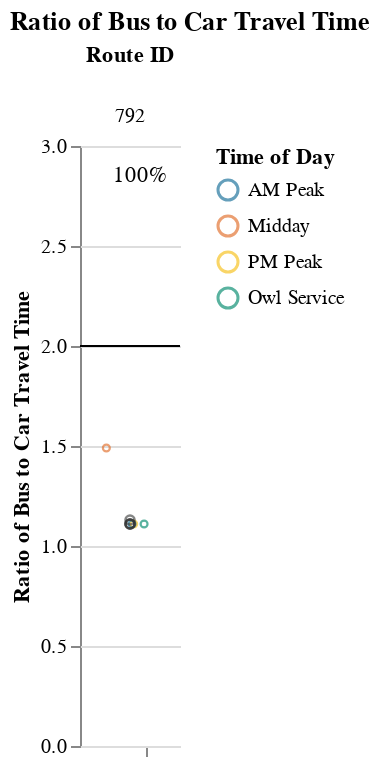
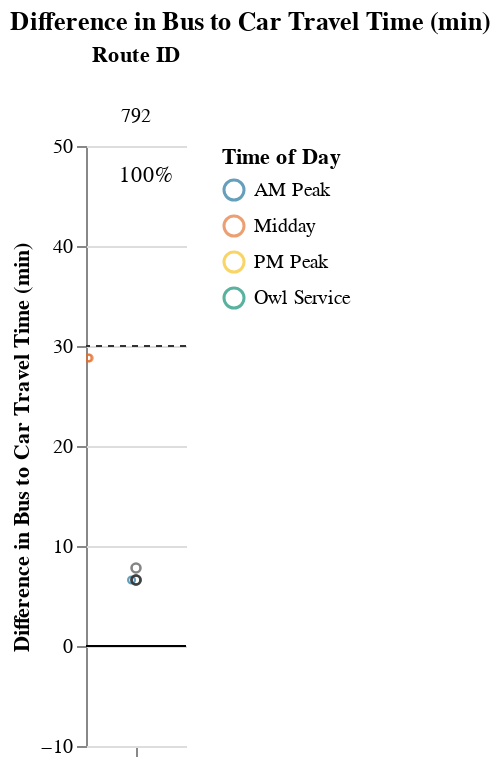

Notebook code cell kept with these figures, in order:
### Markdown cell above
### Medium Routes (1-1.5 hrs)

### Code cell
route_group = "medium"
try:
    display_charts_for_route_group(df, route_group)
except:
    print("No routes meet this criteria.")

### Figure 1 — Vega-Lite specification as saved in the notebook (floating-point values rounded to 4 significant figures)
{"config": {"view": {"continuousWidth": 400, "continuousHeight": 300, "stroke": null}, "facet": {"spacing": 0}}, "data": {"name": "data-43cd6d0c8a159f845d8d5dccf23a6868"}, "facet": {"column": {"field": "route_id", "sort": ["792"], "title": "Route ID", "type": "nominal"}}, "spec": {"layer": [{"mark": "rule", "encoding": {"color": {"value": "black"}, "y": {"field": "cutoff", "type": "quantitative"}}, "selection": {"selector003": {"type": "interval", "bind": "scales", "encodings": ["x", "y"]}}}, {"mark": {"type": "point", "opacity": 0.65, "size": 12, "strokeWidth": 1.1}, "encoding": {"color": {"field": "time_of_day", "scale": {"range": ["#136C97", "#E16B26", "#F6BF16", "#00896B", "#7790A3", "#5B559C"]}, "sort": ["AM Peak", "Midday", "PM Peak", "Owl Service"], "title": "Time of Day", "type": "nominal"}, "tooltip": [{"field": "route_id", "type": "nominal"}, {"field": "route_name", "type": "nominal"}, {"field": "trip_id", "type": "nominal"}, {"field": "service_hours", "type": "quantitative"}, {"field": "car_duration_hours", "type": "quantitative"}, {"field": "bus_multiplier", "type": "quantitative"}, {"field": "bus_difference", "type": "quantitative"}, {"field": "num_trips", "type": "quantitative"}, {"field": "num_competitive", "type": "quantitative"}, {"field": "pct_trips_competitive", "type": "quantitative"}, {"field": "pct_below_cutoff", "type": "quantitative"}, {"field": "p25", "type": "quantitative"}, {"field": "p50", "type": "quantitative"}, {"field": "p75", "type": "quantitative"}], "x": {"axis": {"grid": false, "labels": false, "ticks": true, "values": [0]}, "field": "jitter", "scale": {}, "title": null, "type": "quantitative"}, "y": {"field": "bus_multiplier", "scale": {"domain": [0, 3.0]}, "title": "Ratio of Bus to Car Travel Time", "type": "quantitative"}}, "transform": [{"calculate": "sqrt(-2*log(random()))*cos(2*PI*random())", "as": "jitter"}], "width": 50}, {"layer": [{"mark": {"type": "point", "opacity": 0.6, "size": 20, "strokeWidth": 1.3}, "encoding": {"color": {"value": "#323434"}, "y": {"field": "bus_multiplier", "type": "quantitative"}}, "transform": [{"filter": "(datum.p50_trip === 1)"}]}, {"mark": {"type": "text", "align": "center", "baseline": "middle"}, "encoding": {"color": {"value": "black"}, "text": {"field": "pct_trips_competitive", "format": ".0%", "type": "quantitative"}, "tooltip": [{"field": "route_id", "type": "nominal"}, {"field": "route_name", "type": "nominal"}, {"field": "trip_id", "type": "nominal"}, {"field": "service_hours", "type": "quantitative"}, {"field": "car_duration_hours", "type": "quantitative"}, {"field": "bus_multiplier", "type": "quantitative"}, {"field": "bus_difference", "type": "quantitative"}, {"field": "num_trips", "type": "quantitative"}, {"field": "num_competitive", "type": "quantitative"}, {"field": "pct_trips_competitive", "type": "quantitative"}, {"field": "pct_below_cutoff", "type": "quantitative"}, {"field": "p25", "type": "quantitative"}, {"field": "p50", "type": "quantitative"}, {"field": "p75", "type": "quantitative"}], "x": {"value": 30}, "y": {"value": 15}}, "transform": [{"calculate": "sqrt(-2*log(random()))*cos(2*PI*random())", "as": "jitter"}, {"filter": "(datum.fastest_trip === 1)"}]}]}]}, "resolve": {"scale": {"y": "shared"}}, "title": "Ratio of Bus to Car Travel Time", "$schema": "https://vega.github.io/schema/vega-lite/v4.17.0.json", "datasets": {"data-43cd6d0c8a159f845d8d5dccf23a6868": [{"calitp_itp_id": 295, "trip_key": -4799802119798677315, "trip_id": "2188", "shape_id": "201", "route_id": "792", "service_hours": 1.08, "trip_first_departure_ts": 24600, "trip_last_arrival_ts": 28500, "departure_hour": 6, "time_of_day": "Owl Service", "p25": 1.08, "p50": 1.09, "p75": 1.363, "p50_trip": 1, "fastest_trip": 0, "car_duration_hours": 0.97, "competitive_route": 1, "bus_multiplier": 1.11, "bus_difference": 6.6, "num_trips": 6, "num_competitive": 6, "pct_trips_competitive": 1.0, "bus_difference_spread": 22.2, "route_group": "medium", "max_trip_hrs": 1.45, "max_trip_route_group": 1.45, "below_cutoff": 6, "pct_below_cutoff": 1.0, "name": "City of Santa Clarita", "caltrans_district": "07 - Los Angeles", "drmt_organization_name": null, "route_name": "Century City", "cutoff2": 30, "cutoff": 2}, {"calitp_itp_id": 295, "trip_key": -2145228177646011422, "trip_id": "3052", "shape_id": "159", "route_id": "792", "service_hours": 1.08, "trip_first_departure_ts": 62700, "trip_last_arrival_ts": 66600, "departure_hour": 17, "time_of_day": "PM Peak", "p25": 1.08, "p50": 1.09, "p75": 1.363, "p50_trip": 1, "fastest_trip": 1, "car_duration_hours": 0.97, "competitive_route": 1, "bus_multiplier": 1.11, "bus_difference": 6.6, "num_trips": 6, "num_competitive": 6, "pct_trips_competitive": 1.0, "bus_difference_spread": 22.2, "route_group": "medium", "max_trip_hrs": 1.45, "max_trip_route_group": 1.45, "below_cutoff": 6, "pct_below_cutoff": 1.0, "name": "City of Santa Clarita", "caltrans_district": "07 - Los Angeles", "drmt_organization_name": null, "route_name": "Century City", "cutoff2": 30, "cutoff": 2}, {"calitp_itp_id": 295, "trip_key": -1723290843438135529, "trip_id": "815", "shape_id": "201", "route_id": "792", "service_hours": 1.08, "trip_first_departure_ts": 25440, "trip_last_arrival_ts": 29340, "departure_hour": 7, "time_of_day": "AM Peak", "p25": 1.08, "p50": 1.09, "p75": 1.363, "p50_trip": 1, "fastest_trip": 0, "car_duration_hours": 0.97, "competitive_route": 1, "bus_multiplier": 1.11, "bus_difference": 6.6, "num_trips": 6, "num_competitive": 6, "pct_trips_competitive": 1.0, "bus_difference_spread": 22.2, "route_group": "medium", "max_trip_hrs": 1.45, "max_trip_route_group": 1.45, "below_cutoff": 6, "pct_below_cutoff": 1.0, "name": "City of Santa Clarita", "caltrans_district": "07 - Los Angeles", "drmt_organization_name": null, "route_name": "Century City", "cutoff2": 30, "cutoff": 2}, {"calitp_itp_id": 295, "trip_key": -2917032666701770817, "trip_id": "816", "shape_id": "201", "route_id": "792", "service_hours": 1.1, "trip_first_departure_ts": 28020, "trip_last_arrival_ts": 31980, "departure_hour": 7, "time_of_day": "AM Peak", "p25": 1.08, "p50": 1.09, "p75": 1.363, "p50_trip": 1, "fastest_trip": 0, "car_duration_hours": 0.97, "competitive_route": 1, "bus_multiplier": 1.13, "bus_difference": 7.8, "num_trips": 6, "num_competitive": 6, "pct_trips_competitive": 1.0, "bus_difference_spread": 22.2, "route_group": "medium", "max_trip_hrs": 1.45, "max_trip_route_group": 1.45, "below_cutoff": 6, "pct_below_cutoff": 1.0, "name": "City of Santa Clarita", "caltrans_district": "07 - Los Angeles", "drmt_organization_name": null, "route_name": "Century City", "cutoff2": 30, "cutoff": 2}, {"calitp_itp_id": 295, "trip_key": 2443118677751705358, "trip_id": "3049", "shape_id": "179", "route_id": "792", "service_hours": 1.45, "trip_first_departure_ts": 53940, "trip_last_arrival_ts": 59160, "departure_hour": 14, "time_of_day": "Midday", "p25": 1.08, "p50": 1.09, "p75": 1.363, "p50_trip": 0, "fastest_trip": 0, "car_duration_hours": 0.97, "competitive_route": 1, "bus_multiplier": 1.49, "bus_difference": 28.8, "num_trips": 6, "num_competitive": 6, "pct_trips_competitive": 1.0, "bus_difference_spread": 22.2, "route_group": "medium", "max_trip_hrs": 1.45, "max_trip_route_group": 1.45, "below_cutoff": 6, "pct_below_cutoff": 1.0, "name": "City of Santa Clarita", "caltrans_district": "07 - Los Angeles", "drmt_organization_name": null, "route_name": "Century City", "cutoff2": 30, "cutoff": 2}, {"calitp_itp_id": 295, "trip_key": -304887942601533520, "trip_id": "3051", "shape_id": "179", "route_id": "792", "service_hours": 1.45, "trip_first_departure_ts": 57540, "trip_last_arrival_ts": 62760, "departure_hour": 15, "time_of_day": "Midday", "p25": 1.08, "p50": 1.09, "p75": 1.363, "p50_trip": 0, "fastest_trip": 0, "car_duration_hours": 0.97, "competitive_route": 1, "bus_multiplier": 1.49, "bus_difference": 28.8, "num_trips": 6, "num_competitive": 6, "pct_trips_competitive": 1.0, "bus_difference_spread": 22.2, "route_group": "medium", "max_trip_hrs": 1.45, "max_trip_route_group": 1.45, "below_cutoff": 6, "pct_below_cutoff": 1.0, "name": "City of Santa Clarita", "caltrans_district": "07 - Los Angeles", "drmt_organization_name": null, "route_name": "Century City", "cutoff2": 30, "cutoff": 2}]}}

### Figure 2 — Vega-Lite specification as saved in the notebook (floating-point values rounded to 4 significant figures)
{"config": {"view": {"continuousWidth": 400, "continuousHeight": 300, "stroke": null}, "facet": {"spacing": 0}}, "data": {"name": "data-463c3b4dbef4417adcbdf83008bef683"}, "facet": {"column": {"field": "route_id", "sort": ["792"], "title": "Route ID", "type": "nominal"}}, "spec": {"layer": [{"mark": "rule", "encoding": {"color": {"value": "black"}, "y": {"field": "cutoff", "type": "quantitative"}}, "selection": {"selector004": {"type": "interval", "bind": "scales", "encodings": ["x", "y"]}}}, {"mark": {"type": "rule", "strokeDash": [3, 3]}, "encoding": {"color": {"value": "#323434"}, "y": {"field": "cutoff2", "type": "quantitative"}}}, {"mark": {"type": "point", "opacity": 0.65, "size": 12, "strokeWidth": 1.1}, "encoding": {"color": {"field": "time_of_day", "scale": {"range": ["#136C97", "#E16B26", "#F6BF16", "#00896B", "#7790A3", "#5B559C"]}, "sort": ["AM Peak", "Midday", "PM Peak", "Owl Service"], "title": "Time of Day", "type": "nominal"}, "tooltip": [{"field": "route_id", "type": "nominal"}, {"field": "route_name", "type": "nominal"}, {"field": "trip_id", "type": "nominal"}, {"field": "service_hours", "type": "quantitative"}, {"field": "car_duration_hours", "type": "quantitative"}, {"field": "bus_multiplier", "type": "quantitative"}, {"field": "bus_difference", "type": "quantitative"}, {"field": "num_trips", "type": "quantitative"}, {"field": "num_competitive", "type": "quantitative"}, {"field": "pct_trips_competitive", "type": "quantitative"}, {"field": "pct_below_cutoff", "type": "quantitative"}, {"field": "p25", "type": "quantitative"}, {"field": "p50", "type": "quantitative"}, {"field": "p75", "type": "quantitative"}], "x": {"axis": {"grid": false, "labels": false, "ticks": true, "values": [0]}, "field": "jitter", "scale": {}, "title": null, "type": "quantitative"}, "y": {"field": "bus_difference", "scale": {"domain": [-7.2, 46.8]}, "title": "Difference in Bus to Car Travel Time (min)", "type": "quantitative"}}, "transform": [{"calculate": "sqrt(-2*log(random()))*cos(2*PI*random())", "as": "jitter"}], "width": 50}, {"layer": [{"mark": {"type": "point", "opacity": 0.6, "size": 20, "strokeWidth": 1.3}, "encoding": {"color": {"value": "#323434"}, "y": {"field": "bus_difference", "type": "quantitative"}}, "transform": [{"filter": "(datum.p50_trip === 1)"}]}, {"mark": {"type": "text", "align": "center", "baseline": "middle"}, "encoding": {"color": {"value": "black"}, "text": {"field": "pct_trips_competitive", "format": ".0%", "type": "quantitative"}, "tooltip": [{"field": "route_id", "type": "nominal"}, {"field": "route_name", "type": "nominal"}, {"field": "trip_id", "type": "nominal"}, {"field": "service_hours", "type": "quantitative"}, {"field": "car_duration_hours", "type": "quantitative"}, {"field": "bus_multiplier", "type": "quantitative"}, {"field": "bus_difference", "type": "quantitative"}, {"field": "num_trips", "type": "quantitative"}, {"field": "num_competitive", "type": "quantitative"}, {"field": "pct_trips_competitive", "type": "quantitative"}, {"field": "pct_below_cutoff", "type": "quantitative"}, {"field": "p25", "type": "quantitative"}, {"field": "p50", "type": "quantitative"}, {"field": "p75", "type": "quantitative"}], "x": {"value": 30}, "y": {"value": 15}}, "transform": [{"calculate": "sqrt(-2*log(random()))*cos(2*PI*random())", "as": "jitter"}, {"filter": "(datum.fastest_trip === 1)"}]}]}]}, "resolve": {"scale": {"y": "shared"}}, "title": "Difference in Bus to Car Travel Time (min)", "$schema": "https://vega.github.io/schema/vega-lite/v4.17.0.json", "datasets": {"data-463c3b4dbef4417adcbdf83008bef683": [{"calitp_itp_id": 295, "trip_key": -4799802119798677315, "trip_id": "2188", "shape_id": "201", "route_id": "792", "service_hours": 1.08, "trip_first_departure_ts": 24600, "trip_last_arrival_ts": 28500, "departure_hour": 6, "time_of_day": "Owl Service", "p25": 1.08, "p50": 1.09, "p75": 1.363, "p50_trip": 1, "fastest_trip": 0, "car_duration_hours": 0.97, "competitive_route": 1, "bus_multiplier": 1.11, "bus_difference": 6.6, "num_trips": 6, "num_competitive": 6, "pct_trips_competitive": 1.0, "bus_difference_spread": 22.2, "route_group": "medium", "max_trip_hrs": 1.45, "max_trip_route_group": 1.45, "below_cutoff": 6, "pct_below_cutoff": 1.0, "name": "City of Santa Clarita", "caltrans_district": "07 - Los Angeles", "drmt_organization_name": null, "route_name": "Century City", "cutoff2": 30, "cutoff": 0}, {"calitp_itp_id": 295, "trip_key": -2145228177646011422, "trip_id": "3052", "shape_id": "159", "route_id": "792", "service_hours": 1.08, "trip_first_departure_ts": 62700, "trip_last_arrival_ts": 66600, "departure_hour": 17, "time_of_day": "PM Peak", "p25": 1.08, "p50": 1.09, "p75": 1.363, "p50_trip": 1, "fastest_trip": 1, "car_duration_hours": 0.97, "competitive_route": 1, "bus_multiplier": 1.11, "bus_difference": 6.6, "num_trips": 6, "num_competitive": 6, "pct_trips_competitive": 1.0, "bus_difference_spread": 22.2, "route_group": "medium", "max_trip_hrs": 1.45, "max_trip_route_group": 1.45, "below_cutoff": 6, "pct_below_cutoff": 1.0, "name": "City of Santa Clarita", "caltrans_district": "07 - Los Angeles", "drmt_organization_name": null, "route_name": "Century City", "cutoff2": 30, "cutoff": 0}, {"calitp_itp_id": 295, "trip_key": -1723290843438135529, "trip_id": "815", "shape_id": "201", "route_id": "792", "service_hours": 1.08, "trip_first_departure_ts": 25440, "trip_last_arrival_ts": 29340, "departure_hour": 7, "time_of_day": "AM Peak", "p25": 1.08, "p50": 1.09, "p75": 1.363, "p50_trip": 1, "fastest_trip": 0, "car_duration_hours": 0.97, "competitive_route": 1, "bus_multiplier": 1.11, "bus_difference": 6.6, "num_trips": 6, "num_competitive": 6, "pct_trips_competitive": 1.0, "bus_difference_spread": 22.2, "route_group": "medium", "max_trip_hrs": 1.45, "max_trip_route_group": 1.45, "below_cutoff": 6, "pct_below_cutoff": 1.0, "name": "City of Santa Clarita", "caltrans_district": "07 - Los Angeles", "drmt_organization_name": null, "route_name": "Century City", "cutoff2": 30, "cutoff": 0}, {"calitp_itp_id": 295, "trip_key": -2917032666701770817, "trip_id": "816", "shape_id": "201", "route_id": "792", "service_hours": 1.1, "trip_first_departure_ts": 28020, "trip_last_arrival_ts": 31980, "departure_hour": 7, "time_of_day": "AM Peak", "p25": 1.08, "p50": 1.09, "p75": 1.363, "p50_trip": 1, "fastest_trip": 0, "car_duration_hours": 0.97, "competitive_route": 1, "bus_multiplier": 1.13, "bus_difference": 7.8, "num_trips": 6, "num_competitive": 6, "pct_trips_competitive": 1.0, "bus_difference_spread": 22.2, "route_group": "medium", "max_trip_hrs": 1.45, "max_trip_route_group": 1.45, "below_cutoff": 6, "pct_below_cutoff": 1.0, "name": "City of Santa Clarita", "caltrans_district": "07 - Los Angeles", "drmt_organization_name": null, "route_name": "Century City", "cutoff2": 30, "cutoff": 0}, {"calitp_itp_id": 295, "trip_key": 2443118677751705358, "trip_id": "3049", "shape_id": "179", "route_id": "792", "service_hours": 1.45, "trip_first_departure_ts": 53940, "trip_last_arrival_ts": 59160, "departure_hour": 14, "time_of_day": "Midday", "p25": 1.08, "p50": 1.09, "p75": 1.363, "p50_trip": 0, "fastest_trip": 0, "car_duration_hours": 0.97, "competitive_route": 1, "bus_multiplier": 1.49, "bus_difference": 28.8, "num_trips": 6, "num_competitive": 6, "pct_trips_competitive": 1.0, "bus_difference_spread": 22.2, "route_group": "medium", "max_trip_hrs": 1.45, "max_trip_route_group": 1.45, "below_cutoff": 6, "pct_below_cutoff": 1.0, "name": "City of Santa Clarita", "caltrans_district": "07 - Los Angeles", "drmt_organization_name": null, "route_name": "Century City", "cutoff2": 30, "cutoff": 0}, {"calitp_itp_id": 295, "trip_key": -304887942601533520, "trip_id": "3051", "shape_id": "179", "route_id": "792", "service_hours": 1.45, "trip_first_departure_ts": 57540, "trip_last_arrival_ts": 62760, "departure_hour": 15, "time_of_day": "Midday", "p25": 1.08, "p50": 1.09, "p75": 1.363, "p50_trip": 0, "fastest_trip": 0, "car_duration_hours": 0.97, "competitive_route": 1, "bus_multiplier": 1.49, "bus_difference": 28.8, "num_trips": 6, "num_competitive": 6, "pct_trips_competitive": 1.0, "bus_difference_spread": 22.2, "route_group": "medium", "max_trip_hrs": 1.45, "max_trip_route_group": 1.45, "below_cutoff": 6, "pct_below_cutoff": 1.0, "name": "City of Santa Clarita", "caltrans_district": "07 - Los Angeles", "drmt_organization_name": null, "route_name": "Century City", "cutoff2": 30, "cutoff": 0}]}}
